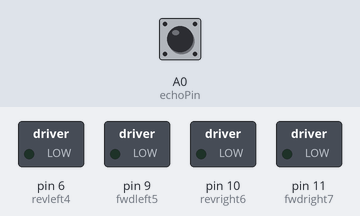
Bench run of a sketch on a simulated Arduino Uno, built with avr-gcc and run on an emulated ATmega328P. Parts: switched loads named in the sketch (green lamp = pin HIGH). Inputs (shaded band) come from the test bench; at power-on: A0 (echoPin) LOW. Random numbers use the default seed unless the sketch sets one; pins used as bus, display or sensor lines are not drawn.

Above: at 2.0 s.
2.1 s: A0 (echoPin) pulsed HIGH 2 times (0.12 s each, 0.3 s apart)
At 3.3 s:
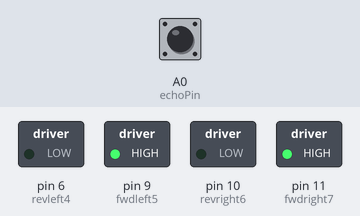
Timing chart, 0 to 5.1 s (numbered marks = the images above; inputs shaded):
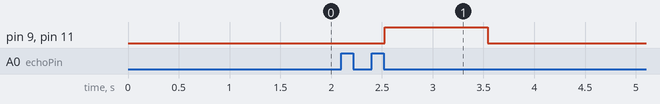

Measured:
- after the input at 2.1 s, pin 9 (fwdleft5), pin 11 (fwdright7): LOW → HIGH after 0.43 s, → LOW 1.0 s later

The sketch:

Ultrasonic.ino
```cpp
// Obstacle Avoiding Robot Using Ultrasonic Sensor and Ard

int trigPin = 7;      // trig pin of HC-SR04
int echoPin = A0;     // Echo pin of HC-SR04

int revleft4 = 6;       //REVerse motion of Left motor
int fwdleft5 = 9;       //ForWarD motion of Left motor
int revright6 = 10;      //REVerse motion of Right motor
int fwdright7 = 11;      //ForWarD motion of Right motor

long duration, distance;

void setup() {

  delay(random(500,2000));   // delay for random time
  Serial.begin(9600);
  pinMode(revleft4, OUTPUT);      // set Motor pins as output
  pinMode(fwdleft5, OUTPUT);
  pinMode(revright6, OUTPUT);
  pinMode(fwdright7, OUTPUT);

  pinMode(trigPin, OUTPUT);         // set trig pin as output
  pinMode(echoPin, INPUT);          //set echo pin as input to capture reflected waves
}

void loop() {

  digitalWrite(trigPin, LOW);
  delayMicroseconds(2);
  digitalWrite(trigPin, HIGH);     // send waves for 10 us
  delayMicroseconds(10);
  duration = pulseIn(echoPin, HIGH); // receive reflected waves
  distance = duration / 58.2;   // convert to distance
  delay(10);
    // If you dont get proper movements of your robot then alter the pin numbers
  if (distance > 18)
  {
    digitalWrite(fwdright7, HIGH);                    // move forward
    digitalWrite(revright6, LOW);
    digitalWrite(fwdleft5, HIGH);
    digitalWrite(revleft4, LOW);
  }

  if (distance <= 18)
  {
    digitalWrite(fwdright7, LOW);  //Stop
    digitalWrite(revright6, LOW);
    digitalWrite(fwdleft5, LOW);
    digitalWrite(revleft4, LOW);
    delay(500);
   /* digitalWrite(fwdright7, LOW);      //movebackword
    digitalWrite(revright6, HIGH);
    digitalWrite(fwdleft5, LOW);
    digitalWrite(revleft4, HIGH);*/
   /* delay(500);
    digitalWrite(fwdright7, LOW);  //Stop
    digitalWrite(revright6, LOW);
    digitalWrite(fwdleft5, LOW);
    digitalWrite(revleft4, LOW);
    delay(100);
    digitalWrite(fwdright7, HIGH);
    digitalWrite(revright6, LOW);
    digitalWrite(revleft4, LOW);
    digitalWrite(fwdleft5, LOW);
    delay(500);*/
  }

}
```
